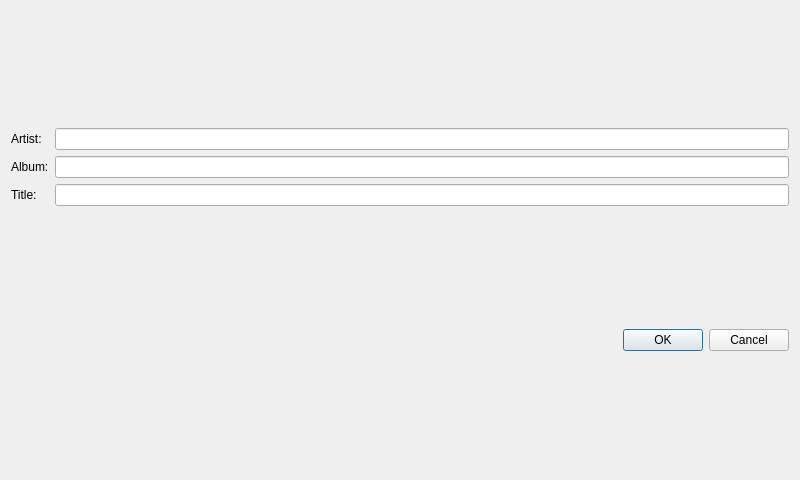
<?xml version="1.0" encoding="UTF-8"?>
<ui version="4.0">
 <class>EditTagsDialog</class>
 <widget class="QDialog" name="EditTagsDialog">
  <property name="geometry">
   <rect>
    <x>0</x>
    <y>0</y>
    <width>800</width>
    <height>480</height>
   </rect>
  </property>
  <property name="windowTitle">
   <string>Edit tags</string>
  </property>
  <layout class="QGridLayout" name="gridLayout_2">
   <item row="0" column="0">
    <layout class="QGridLayout" name="gridLayout">
     <item row="0" column="0">
      <widget class="QLabel" name="artistLabel">
       <property name="text">
        <string>Artist:</string>
       </property>
      </widget>
     </item>
     <item row="0" column="1">
      <widget class="QLineEdit" name="artistLineEdit"/>
     </item>
     <item row="1" column="0">
      <widget class="QLabel" name="albumLabel">
       <property name="text">
        <string>Album:</string>
       </property>
      </widget>
     </item>
     <item row="1" column="1">
      <widget class="QLineEdit" name="albumLineEdit"/>
     </item>
     <item row="2" column="0">
      <widget class="QLabel" name="titleLabel">
       <property name="text">
        <string>Title:</string>
       </property>
      </widget>
     </item>
     <item row="2" column="1">
      <widget class="QLineEdit" name="titleLineEdit"/>
     </item>
    </layout>
   </item>
   <item row="1" column="0">
    <widget class="QDialogButtonBox" name="buttonBox">
     <property name="orientation">
      <enum>Qt::Horizontal</enum>
     </property>
     <property name="standardButtons">
      <set>QDialogButtonBox::Cancel|QDialogButtonBox::Ok</set>
     </property>
    </widget>
   </item>
  </layout>
 </widget>
 <resources/>
 <connections>
  <connection>
   <sender>buttonBox</sender>
   <signal>accepted()</signal>
   <receiver>EditTagsDialog</receiver>
   <slot>accept()</slot>
   <hints>
    <hint type="sourcelabel">
     <x>248</x>
     <y>254</y>
    </hint>
    <hint type="destinationlabel">
     <x>157</x>
     <y>274</y>
    </hint>
   </hints>
  </connection>
  <connection>
   <sender>buttonBox</sender>
   <signal>rejected()</signal>
   <receiver>EditTagsDialog</receiver>
   <slot>reject()</slot>
   <hints>
    <hint type="sourcelabel">
     <x>316</x>
     <y>260</y>
    </hint>
    <hint type="destinationlabel">
     <x>286</x>
     <y>274</y>
    </hint>
   </hints>
  </connection>
 </connections>
</ui>
